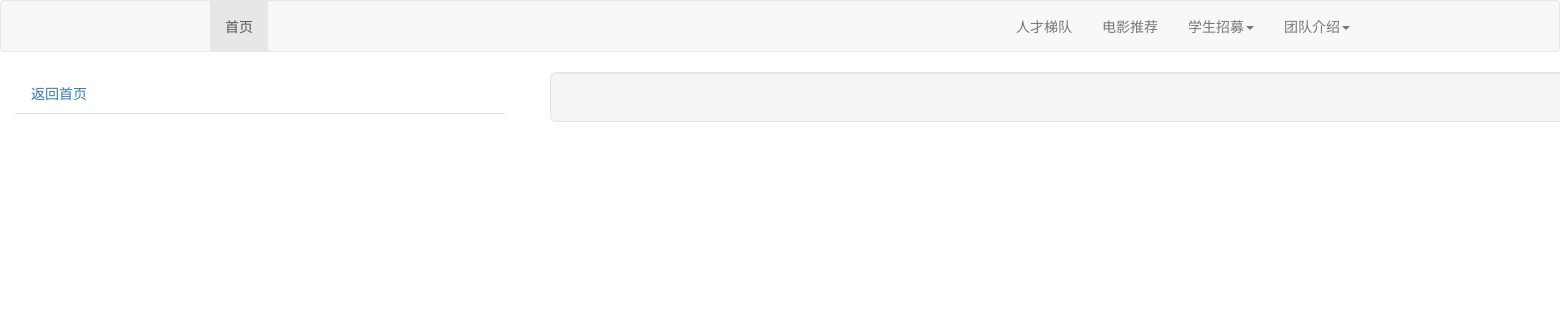
The page /ArticleList/5/6/No/ on the database as committed earlier.
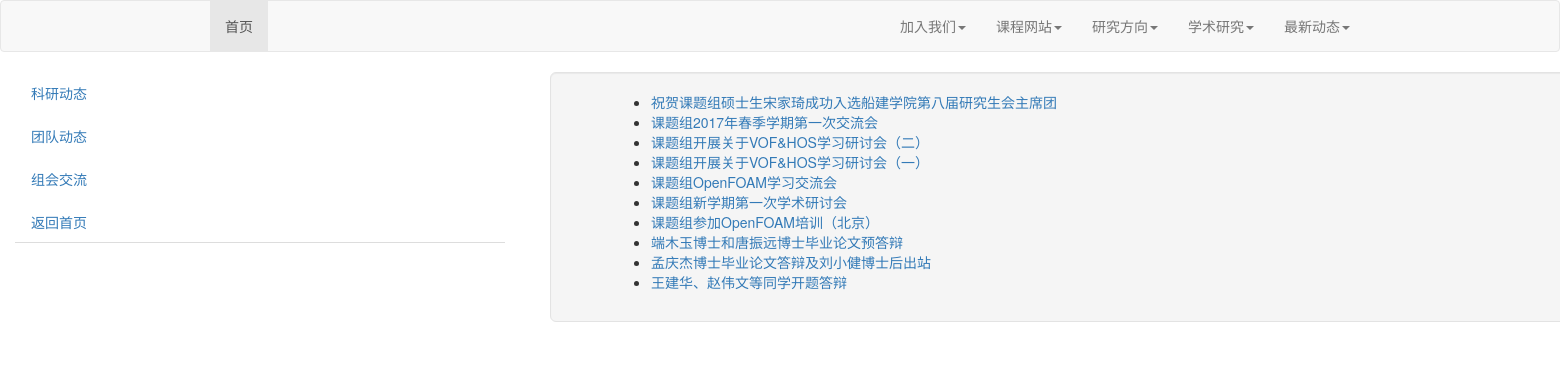
The same page on the database as committed later.
### app/models.py (models this page shows, shortened)
class Categories(db.Model):
    __tablename__='categories'
    id = db.Column(db.Integer, primary_key=True)
    name = db.Column(db.String(64), unique=True, index=True)
    sons = db.relationship('SubCategories',backref='father')

class SubCategories(db.Model):
    __tablename__='subcategories'
    id = db.Column(db.Integer, primary_key=True)
    name = db.Column(db.String(64), unique=True, index=True)
    father_id = db.Column(db.Integer, db.ForeignKey('categories.id'))
    sons = db.relationship('Articles',backref='father')

class Articles(db.Model):
    __tablename__='articles'
    id = db.Column(db.Integer, primary_key=True)
    title = db.Column(db.String(64), unique=True, index=True)
    content = db.Column(db.Text)
    date = db.Column(db.String(32))
    father_id = db.Column(db.Integer, db.ForeignKey('subcategories.id'))

### app/main/views.py (the view)
@main.route('/ArticleList/<C>/<SC>/<A>/', methods=['GET'])
def ArticleList(C,SC,A):
    Category = Categories.query.filter_by(id=C).first()
    if A == 'No':
        Article = None
    else:
        Article = Articles.query.filter_by(id=A).first()
    if SC != 'No':
        SubCategory = SubCategories.query.filter_by(id=SC).first()
    else:
        SubCategory = None
    CategoriesList = Categories.query.all()
    CategoriesIterator = Categories.query.first()
    SubCategoriesList = SubCategories.query.all()
    SubCategoriesIterator = SubCategories.query.first()
    ArticlesList = Articles.query.all()
    ArticlesIterator = Articles.query.first()
    return render_template('ArticleList.html',Category = Category, SubCategory = SubCategory, Article = Article,\
        CategoriesList = CategoriesList, SubCategoriesList = SubCategoriesList, ArticlesList = ArticlesList,\
        CategoriesIterator = CategoriesIterator, SubCategoriesIterator = SubCategoriesIterator, ArticlesIterator = ArticlesIterator,\
        Categories = Categories, SubCategories = SubCategories, Articles = Articles)

### app/templates/ArticleList.html (shortened to what this page needs)
{% extends "base.html" %}
{% import "bootstrap/wtf.html" as wtf %}
{% block content %}
<nav class="navbar navbar-default" role="navigation">
<div class="container">
	<div class="row clearfix">
		<div class="col-md-12 column">
			<ul class="nav navbar-nav">
				<li class="active">
					 <a href="{{ url_for('main.index') }}">首页</a>
				</li>
			</ul>
			<ul class="nav navbar-nav navbar-right">
				{% for CategoriesIterator in CategoriesList %}
					{% if CategoriesIterator.sons == [] %}
						<li>
					 		<a href="{{url_for('main.ArticleList', C = CategoriesIterator.id, SC = 'No')}}">{{CategoriesIterator.name}}</a>
						</li>
					{% else %}
						<li class="dropdown pull-right">
					 		<a href="#" data-toggle="dropdown" class="dropdown-toggle">{{CategoriesIterator.name}}<strong class="caret"></strong></a>
						</li>
					{% endif %}
				{% endfor %}
			</ul>
		</div>
</div>
</nav>
		<div class="col-md-4 column">
			<ul class="nav nav-tabs nav-stacked">
				{% if Category.sons != [] %}
					{% for SubCategoriesIterator in Category.sons %}
						<li>
					 		<a href="{{url_for('main.ArticleList', C = Category.id, SC = SubCategoriesIterator.id, A = 'No')}}">{{SubCategoriesIterator.name}}</a>
						</li>
					{% endfor %}
				{% endif %}
				<li>
					 <a href="{{ url_for('main.index') }}">返回首页</a>
				</li>
			</ul>
		</div>
		<div class="col-md-8 column">
			<div class="container">
				<div class="row clearfix">
					<div class="col-md-12 column">
						{% if Article == None %}
						<div class="jumbotron well">
							<ul>
								{% if SubCategory.sons != [] %}
									{% for ArticlesIterator in SubCategory.sons %}
										<li>
											<a href="{{url_for('main.ArticleList', C = Category.id, SC = SubCategoriesIterator.id, A = ArticlesIterator.id)}}">{{ArticlesIterator.title}}</a>
										</li>
									{% endfor %}
								{% endif %}
							</ul>
						</div>
						{% else %}
						<h1>{{Article.title}}</h1>
						<h3>{{Article.content|safe}}</h3>
						{% endif %}
					</div>
				</div>
			</div>
		</div>
{% endblock %}

Rows that differ between the two databases and show on the page:
removed Categories: name "团队介绍"
removed Categories: name "人才梯队"
removed Categories: name "学生招募"
removed Categories: name "电影推荐"
added Categories: name "最新动态"
added Categories: name "学术研究"
added Categories: name "研究方向"
added Categories: name "课程网站"
added Categories: name "加入我们"
added SubCategories: name "科研动态"
added SubCategories: name "团队动态"
added SubCategories: name "组会交流"
added Articles: title "祝贺课题组硕士生宋家琦成功入选船建学院第八届研究生会主席团"
added Articles: title "课题组2017年春季学期第一次交流会"
added Articles: title "课题组开展关于VOF&HOS学习研讨会（二）"
added Articles: title "课题组开展关于VOF&HOS学习研讨会（一）"
added Articles: title "课题组OpenFOAM学习交流会"
added Articles: title "课题组新学期第一次学术研讨会"
added Articles: title "课题组参加OpenFOAM培训（北京）"
added Articles: title "端木玉博士和唐振远博士毕业论文预答辩"
added Articles: title "孟庆杰博士毕业论文答辩及刘小健博士后出站"
added Articles: title "王建华、赵伟文等同学开题答辩"
